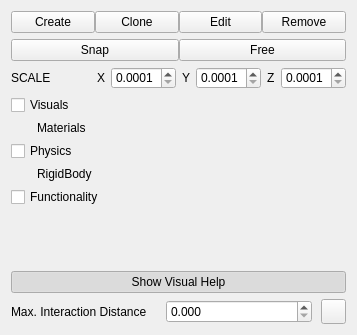
          <widget class="QWidget" name="blocksPage">
           <layout class="QVBoxLayout" name="verticalLayout_13">
            <item>
             <layout class="QHBoxLayout" name="horizontalLayout_32">
              <property name="spacing">
               <number>0</number>
              </property>
              <item>
               <widget class="QPushButton" name="blockAddButton">
                <property name="enabled">
                 <bool>true</bool>
                </property>
                <property name="toolTip">
                 <string>Create new object (Section)</string>
                </property>
                <property name="text">
                 <string>Create</string>
                </property>
                <property name="checkable">
                 <bool>true</bool>
                </property>
                <property name="autoExclusive">
                 <bool>true</bool>
                </property>
               </widget>
              </item>
              <item>
               <widget class="QPushButton" name="blockCloneButton">
                <property name="toolTip">
                 <string>Clone from existing (Section)</string>
                </property>
                <property name="text">
                 <string>Clone</string>
                </property>
                <property name="checkable">
                 <bool>true</bool>
                </property>
                <property name="autoExclusive">
                 <bool>true</bool>
                </property>
               </widget>
              </item>
              <item>
               <widget class="QPushButton" name="blockEditButton">
                <property name="toolTip">
                 <string>Clone from existing (Section)</string>
                </property>
                <property name="text">
                 <string>Edit</string>
                </property>
                <property name="checkable">
                 <bool>true</bool>
                </property>
                <property name="autoExclusive">
                 <bool>true</bool>
                </property>
               </widget>
              </item>
              <item>
               <widget class="QPushButton" name="blockRemoveButton">
                <property name="toolTip">
                 <string>Remove object (Section)</string>
                </property>
                <property name="text">
                 <string>Remove</string>
                </property>
                <property name="checkable">
                 <bool>true</bool>
                </property>
                <property name="autoExclusive">
                 <bool>true</bool>
                </property>
               </widget>
              </item>
             </layout>
            </item>
            <item>
             <layout class="QHBoxLayout" name="horizontalLayout_6">
              <property name="spacing">
               <number>0</number>
              </property>
              <item>
               <widget class="QPushButton" name="blockSnapPlacementButton">
                <property name="toolTip">
                 <string>Snap to objects (Tab)</string>
                </property>
                <property name="text">
                 <string>Snap</string>
                </property>
                <property name="checkable">
                 <bool>true</bool>
                </property>
                <property name="autoExclusive">
                 <bool>true</bool>
                </property>
               </widget>
              </item>
              <item>
               <widget class="QPushButton" name="blockFreePlacementButton">
                <property name="toolTip">
                 <string>Free placement (Tab)</string>
                </property>
                <property name="text">
                 <string>Free</string>
                </property>
                <property name="checkable">
                 <bool>true</bool>
                </property>
                <property name="autoExclusive">
                 <bool>true</bool>
                </property>
               </widget>
              </item>
             </layout>
            </item>
            <item>
             <layout class="QHBoxLayout" name="horizontalLayout_5">
              <property name="spacing">
               <number>0</number>
              </property>
             </layout>
            </item>
            <item>
             <widget class="QWidget" name="blocksPlaceableOptionsWidget" native="true">
              <layout class="QVBoxLayout" name="verticalLayout_666">
               <property name="margin">
                <number>0</number>
               </property>
               <item>
                <layout class="QHBoxLayout" name="horizontalLayout_667">
                 <item>
                  <widget class="QLabel" name="scaleLabel">
                   <property name="text">
                    <string>SCALE</string>
                   </property>
                  </widget>
                 </item>
                 <item>
                  <spacer name="horizontalSpacer_2">
                   <property name="orientation">
                    <enum>Qt::Horizontal</enum>
                   </property>
                   <property name="sizeHint" stdset="0">
                    <size>
                     <width>40</width>
                     <height>1</height>
                    </size>
                   </property>
                  </spacer>
                 </item>
                 <item>
                  <layout class="QHBoxLayout" name="horizontalLayout_17">
                   <item>
                    <widget class="QFrame" name="frameScaleWidgets">
                     <property name="frameShape">
                      <enum>QFrame::NoFrame</enum>
                     </property>
                     <property name="frameShadow">
                      <enum>QFrame::Plain</enum>
                     </property>
                     <property name="lineWidth">
                      <number>0</number>
                     </property>
                     <layout class="QHBoxLayout" name="horizontalLayout_22">
                      <property name="margin">
                       <number>0</number>
                      </property>
                      <item>
                       <widget class="QLabel" name="scaleXLabel">
                        <property name="text">
                         <string>X</string>
                        </property>
                       </widget>
                      </item>
                      <item>
                       <widget class="QDoubleSpinBox" name="scaleXSpinBox">
                        <property name="maximumSize">
                         <size>
                          <width>65</width>
                          <height>22</height>
                         </size>
                        </property>
                        <property name="decimals">
                         <number>4</number>
                        </property>
                        <property name="minimum">
                         <double>0.000100000000000</double>
                        </property>
                        <property name="maximum">
                         <double>1000000.000000000000000</double>
                        </property>
                        <property name="singleStep">
                         <double>0.050000000000000</double>
                        </property>
                       </widget>
                      </item>
                      <item>
                       <widget class="QLabel" name="scaleYLabel">
                        <property name="text">
                         <string>Y</string>
                        </property>
                       </widget>
                      </item>
                      <item>
                       <widget class="QDoubleSpinBox" name="scaleYSpinBox">
                        <property name="maximumSize">
                         <size>
                          <width>65</width>
                          <height>22</height>
                         </size>
                        </property>
                        <property name="decimals">
                         <number>4</number>
                        </property>
                        <property name="minimum">
                         <double>0.000100000000000</double>
                        </property>
                        <property name="maximum">
                         <double>1000000.000000000000000</double>
                        </property>
                        <property name="singleStep">
                         <double>0.050000000000000</double>
                        </property>
                       </widget>
                      </item>
                      <item>
                       <widget class="QLabel" name="scaleZLabel">
                        <property name="text">
                         <string>Z</string>
                        </property>
                       </widget>
                      </item>
                      <item>
                       <widget class="QDoubleSpinBox" name="scaleZSpinBox">
                        <property name="maximumSize">
                         <size>
                          <width>65</width>
                          <height>22</height>
                         </size>
                        </property>
                        <property name="decimals">
                         <number>4</number>
                        </property>
                        <property name="minimum">
                         <double>0.000100000000000</double>
                        </property>
                        <property name="maximum">
                         <double>1000000.000000000000000</double>
                        </property>
                        <property name="singleStep">
                         <double>0.050000000000000</double>
                        </property>
                       </widget>
                      </item>
                     </layout>
                    </widget>
                   </item>
                  </layout>
                 </item>
                </layout>
               </item>
              </layout>
             </widget>
            </item>
            <item>
             <widget class="QCheckBox" name="blocksVisualsCheckBox">
              <property name="text">
               <string>Visuals</string>
              </property>
             </widget>
            </item>
            <item>
             <widget class="QWidget" name="blocksVisualsOptionsWidget" native="true">
              <layout class="QVBoxLayout" name="verticalLayout_14">
               <property name="leftMargin">
                <number>26</number>
               </property>
               <property name="topMargin">
                <number>0</number>
               </property>
               <property name="rightMargin">
                <number>0</number>
               </property>
               <property name="bottomMargin">
                <number>0</number>
               </property>
               <item>
                <layout class="QHBoxLayout" name="blockMeshLayout"/>
               </item>
               <item>
                <layout class="QHBoxLayout" name="materialLayout">
                 <item>
                  <layout class="QFormLayout" name="blockMaterialLayout">
                   <property name="fieldGrowthPolicy">
                    <enum>QFormLayout::AllNonFixedFieldsGrow</enum>
                   </property>
                   <property name="horizontalSpacing">
                    <number>5</number>
                   </property>
                   <property name="verticalSpacing">
                    <number>5</number>
                   </property>
                  </layout>
                 </item>
                 <item>
                  <widget class="QLabel" name="blocksTitleMaterialSelection">
                   <property name="sizePolicy">
                    <sizepolicy hsizetype="Expanding" vsizetype="Preferred">
                     <horstretch>0</horstretch>
                     <verstretch>0</verstretch>
                    </sizepolicy>
                   </property>
                   <property name="maximumSize">
                    <size>
                     <width>16777215</width>
                     <height>16777215</height>
                    </size>
                   </property>
                   <property name="styleSheet">
                    <string notr="true"/>
                   </property>
                   <property name="text">
                    <string>Materials</string>
                   </property>
                   <property name="alignment">
                    <set>Qt::AlignLeading|Qt::AlignLeft|Qt::AlignTop</set>
                   </property>
                   <property name="indent">
                    <number>0</number>
                   </property>
                  </widget>
                 </item>
                </layout>
               </item>
              </layout>
             </widget>
            </item>
            <item>
             <widget class="QCheckBox" name="blocksPhysicsCheckBox">
              <property name="text">
               <string>Physics</string>
              </property>
             </widget>
            </item>
            <item>
             <widget class="QWidget" name="blocksPhysicsOptionsWidget" native="true">
              <layout class="QVBoxLayout" name="verticalLayout_18">
               <property name="leftMargin">
                <number>26</number>
               </property>
               <property name="topMargin">
                <number>0</number>
               </property>
               <property name="rightMargin">
                <number>0</number>
               </property>
               <property name="bottomMargin">
                <number>0</number>
               </property>
               <item>
                <layout class="QHBoxLayout" name="horizontalLayout_43">
                 <item>
                  <widget class="QLabel" name="waterHeightLabel_6">
                   <property name="text">
                    <string>RigidBody</string>
                   </property>
                  </widget>
                 </item>
                </layout>
               </item>
              </layout>
             </widget>
            </item>
            <item>
             <widget class="QCheckBox" name="blocksFunctionalityCheckBox">
              <property name="text">
               <string>Functionality</string>
              </property>
             </widget>
            </item>
            <item>
             <widget class="QWidget" name="blocksFunctionalityOptionsWidget" native="true">
              <layout class="QVBoxLayout" name="verticalLayout_15">
               <property name="leftMargin">
                <number>26</number>
               </property>
               <property name="topMargin">
                <number>0</number>
               </property>
               <property name="rightMargin">
                <number>0</number>
               </property>
               <property name="bottomMargin">
                <number>0</number>
               </property>
               <item>
                <layout class="QFormLayout" name="blockFunctionalityLayout">
                 <property name="fieldGrowthPolicy">
                  <enum>QFormLayout::AllNonFixedFieldsGrow</enum>
                 </property>
                 <property name="horizontalSpacing">
                  <number>5</number>
                 </property>
                 <property name="verticalSpacing">
                  <number>5</number>
                 </property>
                </layout>
               </item>
               <item>
                <layout class="QGridLayout" name="componentGridLayout"/>
               </item>
              </layout>
             </widget>
            </item>
            <item>
             <widget class="QWidget" name="blocksMediaOptionsWidget" native="true">
              <layout class="QVBoxLayout" name="verticalLayout_16">
               <property name="leftMargin">
                <number>15</number>
               </property>
               <property name="topMargin">
                <number>0</number>
               </property>
               <property name="rightMargin">
                <number>0</number>
               </property>
               <property name="bottomMargin">
                <number>0</number>
               </property>
              </layout>
             </widget>
            </item>
            <item>
             <widget class="QWidget" name="blocksWebOptionsWidget" native="true">
              <layout class="QVBoxLayout" name="verticalLayout_17">
               <property name="leftMargin">
                <number>15</number>
               </property>
               <property name="topMargin">
                <number>0</number>
               </property>
               <property name="rightMargin">
                <number>0</number>
               </property>
               <property name="bottomMargin">
                <number>0</number>
               </property>
              </layout>
             </widget>
            </item>
            <item>
             <spacer name="verticalSpacer_5">
              <property name="orientation">
               <enum>Qt::Vertical</enum>
              </property>
              <property name="sizeHint" stdset="0">
               <size>
                <width>20</width>
                <height>40</height>
               </size>
              </property>
             </spacer>
            </item>
            <item>
             <widget class="QPushButton" name="blockExtraVisualizationButton">
              <property name="toolTip">
               <string>Draw extra guidance visualization</string>
              </property>
              <property name="text">
               <string>Show Visual Help</string>
              </property>
              <property name="checkable">
               <bool>true</bool>
              </property>
              <property name="checked">
               <bool>true</bool>
              </property>
             </widget>
            </item>
            <item>
             <layout class="QHBoxLayout" name="horizontalLayout_35">
              <property name="spacing">
               <number>9</number>
              </property>
              <item>
               <widget class="QLabel" name="blockMaxDistanceLabel">
                <property name="text">
                 <string>Max. Interaction Distance</string>
                </property>
                <property name="indent">
                 <number>0</number>
                </property>
               </widget>
              </item>
              <item>
               <widget class="QDoubleSpinBox" name="blockMaxDistanceSpinBox">
                <property name="decimals">
                 <number>3</number>
                </property>
                <property name="singleStep">
                 <double>0.001000000000000</double>
                </property>
               </widget>
              </item>
              <item>
               <widget class="QPushButton" name="labelHelpButton">
                <property name="minimumSize">
                 <size>
                  <width>25</width>
                  <height>25</height>
                 </size>
                </property>
                <property name="maximumSize">
                 <size>
                  <width>25</width>
                  <height>25</height>
                 </size>
                </property>
                <property name="toolTip">
                 <string>&lt;!DOCTYPE HTML PUBLIC &quot;-//W3C//DTD HTML 4.0//EN&quot; &quot;http://www.w3.org/TR/REC-html40/strict.dtd&quot;&gt;
&lt;html&gt;&lt;head&gt;&lt;meta name=&quot;qrichtext&quot; content=&quot;1&quot; /&gt;&lt;style type=&quot;text/css&quot;&gt;
p, li { white-space: pre-wrap; }
&lt;/style&gt;&lt;/head&gt;&lt;body style=&quot; font-family:'MS Shell Dlg 2'; font-size:8pt; font-weight:400; font-style:normal;&quot;&gt;
&lt;p style=&quot; margin-top:12px; margin-bottom:12px; margin-left:0px; margin-right:0px; -qt-block-indent:0; text-indent:0px;&quot;&gt;&lt;span style=&quot; font-size:10pt; font-weight:600;&quot;&gt;Default Key Bindings in Build Mode&lt;br /&gt;&lt;br /&gt;&lt;/span&gt;&lt;span style=&quot; font-size:10pt; text-decoration: underline;&quot;&gt;General&lt;br /&gt;&lt;/span&gt;&lt;span style=&quot; font-size:10pt;&quot;&gt;&lt;br /&gt;Ctrl + B 		Toggle build mode&lt;br /&gt;Ctrl + Z 		Undo last action&lt;br /&gt;Ctrl + Y 		Redo last action&lt;br /&gt;&lt;br /&gt;&lt;/span&gt;&lt;span style=&quot; font-size:10pt; text-decoration: underline;&quot;&gt;Blocks building&lt;br /&gt;&lt;/span&gt;&lt;span style=&quot; font-size:10pt;&quot;&gt;&lt;br /&gt;Ctrl + R 	      	Reset placer block&lt;br /&gt;§ (Section)		Switch placer mode (Create, Clone, Edit, Remove)&lt;br /&gt;Tab 	      	Switch placement mode (Snap, Free)&lt;br /&gt;Page Up, Page Down,	&lt;br /&gt;Z + Mouse Wheel 	Increase/Decrease max. interaction distance&lt;br /&gt;1-0	      	Mesh selection shortcuts&lt;br /&gt;Ctrl + 1-0	      	Material selection shortcuts for the first material&lt;br /&gt;Delete		Delete the currently active selection&lt;br /&gt;&lt;br /&gt;&lt;/span&gt;&lt;span style=&quot; font-size:10pt; text-decoration: underline;&quot;&gt;Scaling and rotating&lt;br /&gt;&lt;/span&gt;&lt;span style=&quot; font-size:10pt;&quot;&gt;&lt;br /&gt;Mouse Wheel		Scale along all axes&lt;br /&gt;Shift + Mouse Wheel	Scale along the X axis&lt;br /&gt;Ctrl + Mouse Wheel	Scale along the Y axis&lt;br /&gt;Alt + Mouse Wheel	Scale along the Z axis&lt;br /&gt;Q + Shift + Mouse Wheel	Rotate around the X axis&lt;br /&gt;Q + Ctrl + Mouse Wheel	Rotate around the Y axis&lt;br /&gt;Q + Alt + Mouse Wheel	Rotate around the Z axis&lt;/span&gt;&lt;/p&gt;
&lt;p style=&quot; margin-top:12px; margin-bottom:12px; margin-left:0px; margin-right:0px; -qt-block-indent:0; text-indent:0px;&quot;&gt;&lt;span style=&quot; font-size:10pt; font-weight:600;&quot;&gt;Note: &lt;/span&gt;&lt;span style=&quot; font-size:10pt;&quot;&gt;You can modify most of the key bindings from Tools -&amp;gt; Key Bindings&lt;/span&gt;&lt;/p&gt;&lt;/body&gt;&lt;/html&gt;</string>
                </property>
                <property name="text">
                 <string/>
                </property>
                <property name="icon">
                 <iconset resource="RocketPlugin.qrc">
                  <normaloff>:/images/icon-questionmark.png</normaloff>:/images/icon-questionmark.png</iconset>
                </property>
                <property name="iconSize">
                 <size>
                  <width>24</width>
                  <height>24</height>
                 </size>
                </property>
               </widget>
              </item>
             </layout>
            </item>
           </layout>
          </widget>
